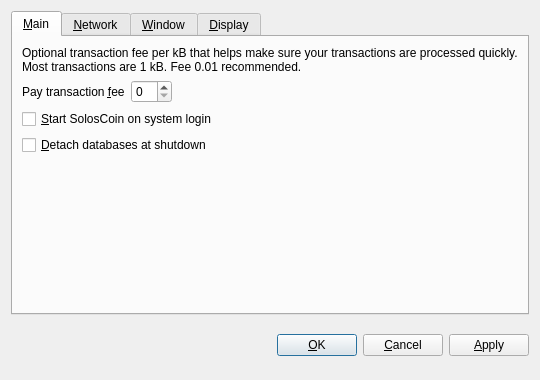
<?xml version="1.0" encoding="UTF-8"?>
<ui version="4.0">
 <class>OptionsDialog</class>
 <widget class="QDialog" name="OptionsDialog">
  <property name="geometry">
   <rect>
    <x>0</x>
    <y>0</y>
    <width>540</width>
    <height>380</height>
   </rect>
  </property>
  <property name="windowTitle">
   <string>Options</string>
  </property>
  <property name="modal">
   <bool>true</bool>
  </property>
  <layout class="QVBoxLayout" name="verticalLayout">
   <item>
    <widget class="QTabWidget" name="tabWidget">
     <property name="tabPosition">
      <enum>QTabWidget::North</enum>
     </property>
     <property name="currentIndex">
      <number>0</number>
     </property>
     <widget class="QWidget" name="tabMain">
      <attribute name="title">
       <string>&amp;Main</string>
      </attribute>
      <layout class="QVBoxLayout" name="verticalLayout_Main">
       <item>
        <widget class="QLabel" name="transactionFeeInfoLabel">
         <property name="text">
          <string>Optional transaction fee per kB that helps make sure your transactions are processed quickly. Most transactions are 1 kB. Fee 0.01 recommended.</string>
         </property>
         <property name="textFormat">
          <enum>Qt::PlainText</enum>
         </property>
         <property name="wordWrap">
          <bool>true</bool>
         </property>
        </widget>
       </item>
       <item>
        <layout class="QHBoxLayout" name="horizontalLayout_Main">
         <item>
          <widget class="QLabel" name="transactionFeeLabel">
           <property name="text">
            <string>Pay transaction &amp;fee</string>
           </property>
           <property name="textFormat">
            <enum>Qt::PlainText</enum>
           </property>
           <property name="buddy">
            <cstring>transactionFee</cstring>
           </property>
          </widget>
         </item>
         <item>
          <widget class="BitcoinAmountField" name="transactionFee"/>
         </item>
         <item>
          <spacer name="horizontalSpacer_Main">
           <property name="orientation">
            <enum>Qt::Horizontal</enum>
           </property>
           <property name="sizeHint" stdset="0">
            <size>
             <width>40</width>
             <height>20</height>
            </size>
           </property>
          </spacer>
         </item>
        </layout>
       </item>
       <item>
        <widget class="QCheckBox" name="bitcoinAtStartup">
         <property name="toolTip">
          <string>Automatically start SolosCoin after logging in to the system.</string>
         </property>
         <property name="text">
          <string>&amp;Start SolosCoin on system login</string>
         </property>
        </widget>
       </item>
       <item>
        <widget class="QCheckBox" name="detachDatabases">
         <property name="toolTip">
          <string>Detach block and address databases at shutdown. This means they can be moved to another data directory, but it slows down shutdown. The wallet is always detached.</string>
         </property>
         <property name="text">
          <string>&amp;Detach databases at shutdown</string>
         </property>
        </widget>
       </item>
       <item>
        <spacer name="verticalSpacer_Main">
         <property name="orientation">
          <enum>Qt::Vertical</enum>
         </property>
         <property name="sizeHint" stdset="0">
          <size>
           <width>20</width>
           <height>40</height>
          </size>
         </property>
        </spacer>
       </item>
      </layout>
     </widget>
     <widget class="QWidget" name="tabNetwork">
      <attribute name="title">
       <string>&amp;Network</string>
      </attribute>
      <layout class="QVBoxLayout" name="verticalLayout_Network">
       <item>
        <widget class="QCheckBox" name="mapPortUpnp">
         <property name="toolTip">
          <string>Automatically open the SolosCoin client port on the router. This only works when your router supports UPnP and it is enabled.</string>
         </property>
         <property name="text">
          <string>Map port using &amp;UPnP</string>
         </property>
        </widget>
       </item>
       <item>
        <widget class="QCheckBox" name="connectSocks">
         <property name="toolTip">
          <string>Connect to the SolosCoin network through a SOCKS proxy (e.g. when connecting through Tor).</string>
         </property>
         <property name="text">
          <string>&amp;Connect through SOCKS proxy:</string>
         </property>
        </widget>
       </item>
       <item>
        <layout class="QHBoxLayout" name="horizontalLayout_Network">
         <item>
          <widget class="QLabel" name="proxyIpLabel">
           <property name="text">
            <string>Proxy &amp;IP:</string>
           </property>
           <property name="textFormat">
            <enum>Qt::PlainText</enum>
           </property>
           <property name="buddy">
            <cstring>proxyIp</cstring>
           </property>
          </widget>
         </item>
         <item>
          <widget class="QValidatedLineEdit" name="proxyIp">
           <property name="maximumSize">
            <size>
             <width>140</width>
             <height>16777215</height>
            </size>
           </property>
           <property name="toolTip">
            <string>IP address of the proxy (e.g. 127.0.0.1)</string>
           </property>
          </widget>
         </item>
         <item>
          <widget class="QLabel" name="proxyPortLabel">
           <property name="text">
            <string>&amp;Port:</string>
           </property>
           <property name="textFormat">
            <enum>Qt::PlainText</enum>
           </property>
           <property name="buddy">
            <cstring>proxyPort</cstring>
           </property>
          </widget>
         </item>
         <item>
          <widget class="QLineEdit" name="proxyPort">
           <property name="maximumSize">
            <size>
             <width>55</width>
             <height>16777215</height>
            </size>
           </property>
           <property name="toolTip">
            <string>Port of the proxy (e.g. 9050)</string>
           </property>
          </widget>
         </item>
         <item>
          <widget class="QLabel" name="socksVersionLabel">
           <property name="text">
            <string>SOCKS &amp;Version:</string>
           </property>
           <property name="textFormat">
            <enum>Qt::PlainText</enum>
           </property>
           <property name="buddy">
            <cstring>socksVersion</cstring>
           </property>
          </widget>
         </item>
         <item>
          <widget class="QValueComboBox" name="socksVersion">
           <property name="toolTip">
            <string>SOCKS version of the proxy (e.g. 5)</string>
           </property>
          </widget>
         </item>
         <item>
          <spacer name="horizontalSpacer_Network">
           <property name="orientation">
            <enum>Qt::Horizontal</enum>
           </property>
           <property name="sizeHint" stdset="0">
            <size>
             <width>40</width>
             <height>20</height>
            </size>
           </property>
          </spacer>
         </item>
        </layout>
       </item>
       <item>
        <spacer name="verticalSpacer_Network">
         <property name="orientation">
          <enum>Qt::Vertical</enum>
         </property>
         <property name="sizeHint" stdset="0">
          <size>
           <width>20</width>
           <height>40</height>
          </size>
         </property>
        </spacer>
       </item>
      </layout>
     </widget>
     <widget class="QWidget" name="tabWindow">
      <attribute name="title">
       <string>&amp;Window</string>
      </attribute>
      <layout class="QVBoxLayout" name="verticalLayout_Window">
       <item>
        <widget class="QCheckBox" name="minimizeToTray">
         <property name="toolTip">
          <string>Show only a tray icon after minimizing the window.</string>
         </property>
         <property name="text">
          <string>&amp;Minimize to the tray instead of the taskbar</string>
         </property>
        </widget>
       </item>
       <item>
        <widget class="QCheckBox" name="minimizeOnClose">
         <property name="toolTip">
          <string>Minimize instead of exit the application when the window is closed. When this option is enabled, the application will be closed only after selecting Quit in the menu.</string>
         </property>
         <property name="text">
          <string>M&amp;inimize on close</string>
         </property>
        </widget>
       </item>
       <item>
        <spacer name="verticalSpacer_Window">
         <property name="orientation">
          <enum>Qt::Vertical</enum>
         </property>
         <property name="sizeHint" stdset="0">
          <size>
           <width>20</width>
           <height>40</height>
          </size>
         </property>
        </spacer>
       </item>
      </layout>
     </widget>
     <widget class="QWidget" name="tabDisplay">
      <attribute name="title">
       <string>&amp;Display</string>
      </attribute>
      <layout class="QVBoxLayout" name="verticalLayout_Display">
       <item>
        <layout class="QHBoxLayout" name="horizontalLayout_1_Display">
         <item>
          <widget class="QLabel" name="langLabel">
           <property name="text">
            <string>User Interface &amp;language:</string>
           </property>
           <property name="textFormat">
            <enum>Qt::PlainText</enum>
           </property>
           <property name="buddy">
            <cstring>lang</cstring>
           </property>
          </widget>
         </item>
         <item>
          <widget class="QValueComboBox" name="lang">
           <property name="toolTip">
            <string>The user interface language can be set here. This setting will take effect after restarting SolosCoin.</string>
           </property>
          </widget>
         </item>
        </layout>
       </item>
       <item>
        <layout class="QHBoxLayout" name="horizontalLayout_2_Display">
         <item>
          <widget class="QLabel" name="unitLabel">
           <property name="text">
            <string>&amp;Unit to show amounts in:</string>
           </property>
           <property name="textFormat">
            <enum>Qt::PlainText</enum>
           </property>
           <property name="buddy">
            <cstring>unit</cstring>
           </property>
          </widget>
         </item>
         <item>
          <widget class="QValueComboBox" name="unit">
           <property name="toolTip">
            <string>Choose the default subdivision unit to show in the interface and when sending coins.</string>
           </property>
          </widget>
         </item>
        </layout>
       </item>
       <item>
        <widget class="QCheckBox" name="displayAddresses">
         <property name="toolTip">
          <string>Whether to show SolosCoin addresses in the transaction list or not.</string>
         </property>
         <property name="text">
          <string>&amp;Display addresses in transaction list</string>
         </property>
        </widget>
       </item>
       <item>
        <widget class="QCheckBox" name="coinControlFeatures">
         <property name="toolTip">
          <string>Whether to show coin control features or not.</string>
         </property>
         <property name="text">
          <string>Display coin &amp;control features (experts only!)</string>
         </property>
        </widget>
       </item>
       <item>
        <spacer name="verticalSpacer_Display">
         <property name="orientation">
          <enum>Qt::Vertical</enum>
         </property>
         <property name="sizeHint" stdset="0">
          <size>
           <width>20</width>
           <height>40</height>
          </size>
         </property>
        </spacer>
       </item>
      </layout>
     </widget>
    </widget>
   </item>
   <item>
    <layout class="QHBoxLayout" name="horizontalLayout_Buttons">
     <item>
      <spacer name="horizontalSpacer_1">
       <property name="orientation">
        <enum>Qt::Horizontal</enum>
       </property>
       <property name="sizeHint" stdset="0">
        <size>
         <width>40</width>
         <height>48</height>
        </size>
       </property>
      </spacer>
     </item>
     <item>
      <widget class="QLabel" name="statusLabel">
       <property name="font">
        <font>
         <weight>75</weight>
         <bold>true</bold>
        </font>
       </property>
       <property name="text">
        <string/>
       </property>
       <property name="textFormat">
        <enum>Qt::PlainText</enum>
       </property>
       <property name="wordWrap">
        <bool>true</bool>
       </property>
      </widget>
     </item>
     <item>
      <spacer name="horizontalSpacer_2">
       <property name="orientation">
        <enum>Qt::Horizontal</enum>
       </property>
       <property name="sizeHint" stdset="0">
        <size>
         <width>40</width>
         <height>48</height>
        </size>
       </property>
      </spacer>
     </item>
     <item>
      <widget class="QPushButton" name="okButton">
       <property name="text">
        <string>&amp;OK</string>
       </property>
      </widget>
     </item>
     <item>
      <widget class="QPushButton" name="cancelButton">
       <property name="text">
        <string>&amp;Cancel</string>
       </property>
       <property name="autoDefault">
        <bool>false</bool>
       </property>
      </widget>
     </item>
     <item>
      <widget class="QPushButton" name="applyButton">
       <property name="text">
        <string>&amp;Apply</string>
       </property>
       <property name="autoDefault">
        <bool>false</bool>
       </property>
      </widget>
     </item>
    </layout>
   </item>
  </layout>
 </widget>
 <customwidgets>
  <customwidget>
   <class>BitcoinAmountField</class>
   <extends>QSpinBox</extends>
   <header>bitcoinamountfield.h</header>
  </customwidget>
  <customwidget>
   <class>QValueComboBox</class>
   <extends>QComboBox</extends>
   <header>qvaluecombobox.h</header>
  </customwidget>
  <customwidget>
   <class>QValidatedLineEdit</class>
   <extends>QLineEdit</extends>
   <header>qvalidatedlineedit.h</header>
  </customwidget>
 </customwidgets>
 <resources/>
 <connections/>
</ui>
